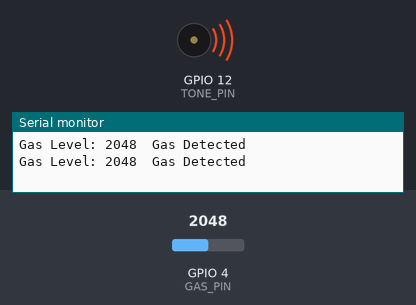
A sketch run on a simulated ESP32. On the bench: buzzer (waves = sounding), the last lines printed to the serial monitor. The inputs (shaded band) are chosen by the test bench; at power-on: GPIO 4 (GAS_PIN) = 2048.

Above: at 1.9 s.
2.0 s: GPIO 4 (GAS_PIN) set to 1032
6.2 s: GPIO 4 (GAS_PIN) set to 955
At 7.0 s:
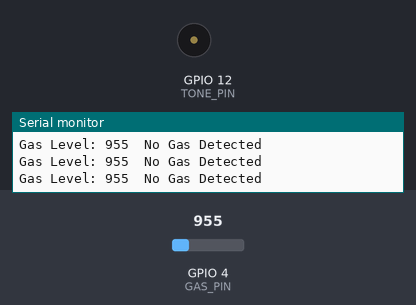
8.5 s: GPIO 4 (GAS_PIN) set to 1040
At 9.3 s:
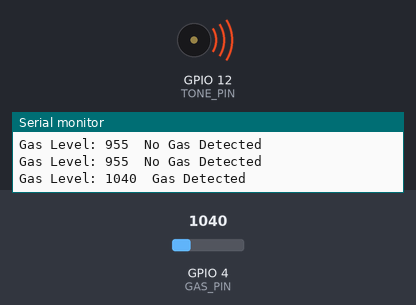
12.7 s: GPIO 4 (GAS_PIN) set to 960
At 13.2 s:
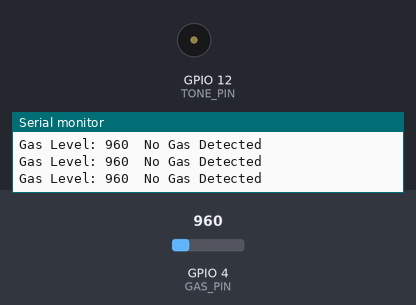
Timing chart, 0 to 15.3 s (numbered marks = the images above; inputs shaded):
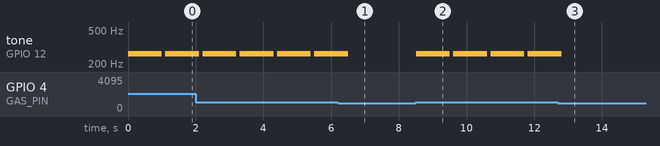

Measured:
- the behaviour switches between 1001 and 1000 on GPIO 4 (GAS_PIN) (found by bisection; images 0 and 1)
- after the input at 6.2 s, tone on GPIO 12 (TONE_PIN): goes on until 6.5 s, then stays silent
- after the input at 8.5 s, tone on GPIO 12 (TONE_PIN): alternates 262 Hz for 1.0 s and silent for 0.10 s, starting at once
- after the input at 12.7 s, tone on GPIO 12 (TONE_PIN): goes on until 12.8 s, then stays silent
- by itself, tone on GPIO 12 (TONE_PIN): alternates 262 Hz for 1.0 s and silent for 0.10 s

The sketch:

mq-test-without-led.ino
```cpp
const int GAS_PIN = 4;         // MQ2 sensor connected to GPIO 4 (J4)
const int TONE_PIN = 12;       // Buzzer connected to GPIO 12 (J12)

// The ESP32 has 16 channels which can generate 16 independent waveforms
// We'll use PWM channel 0 here for the buzzer
const int TONE_PWM_CHANNEL = 0;

void setup() {
  Serial.begin(115200);

  // Attach the buzzer to the PWM channel
  ledcAttachPin(TONE_PIN, TONE_PWM_CHANNEL);

  // Set up the MQ2 sensor pin
  pinMode(GAS_PIN, INPUT);
}

void loop() {
  // Read the gas level from the MQ2 sensor
  int gasLevel = analogRead(GAS_PIN);

  // Display the gas level on the Serial Monitor
  Serial.print("Gas Level: ");
  Serial.print(gasLevel);
  Serial.print("\t");

  // Check if gas level is above the threshold
  if (gasLevel > 1000) {
    Serial.println("Gas Detected");
    ledcWriteTone(TONE_PWM_CHANNEL, 262);   // Play C4 (262 Hz) on the buzzer
    delay(1000);                            // Wait for 1 second
    ledcWriteTone(TONE_PWM_CHANNEL, 0);     // Stop the tone
  } else {
    Serial.println("No Gas Detected");
  }

  delay(100);  // Check every 100 ms
}
```
